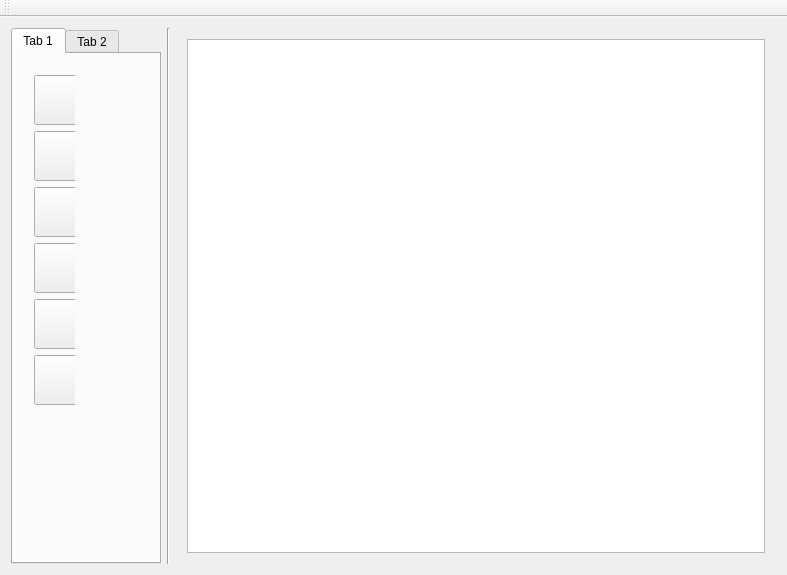
<?xml version="1.0" encoding="UTF-8"?>
<ui version="4.0">
 <class>MainWindow</class>
 <widget class="QMainWindow" name="MainWindow">
  <property name="geometry">
   <rect>
    <x>0</x>
    <y>0</y>
    <width>783</width>
    <height>575</height>
   </rect>
  </property>
  <property name="windowTitle">
   <string>TerrainBuilder</string>
  </property>
  <property name="windowIcon">
   <iconset resource="resource.qrc">
    <normaloff>:/icon/resource/image/earth.ico</normaloff>:/icon/resource/image/earth.ico</iconset>
  </property>
  <widget class="QWidget" name="centralWidget">
   <layout class="QHBoxLayout" name="horizontalLayout">
    <item>
     <widget class="QTabWidget" name="tabWidget">
      <property name="minimumSize">
       <size>
        <width>150</width>
        <height>0</height>
       </size>
      </property>
      <property name="maximumSize">
       <size>
        <width>200</width>
        <height>16777215</height>
       </size>
      </property>
      <widget class="QWidget" name="tab">
       <attribute name="title">
        <string>Tab 1</string>
       </attribute>
       <widget class="QWidget" name="layoutWidget">
        <property name="geometry">
         <rect>
          <x>10</x>
          <y>10</y>
          <width>52</width>
          <height>351</height>
         </rect>
        </property>
        <layout class="QVBoxLayout" name="verticalLayout">
         <item>
          <widget class="QPushButton" name="select_BT">
           <property name="minimumSize">
            <size>
             <width>50</width>
             <height>50</height>
            </size>
           </property>
           <property name="maximumSize">
            <size>
             <width>50</width>
             <height>50</height>
            </size>
           </property>
           <property name="styleSheet">
            <string notr="true">background-image: url(:/icon/resource/image/simple.ico);</string>
           </property>
           <property name="text">
            <string/>
           </property>
          </widget>
         </item>
         <item>
          <widget class="QPushButton" name="connect_BT">
           <property name="minimumSize">
            <size>
             <width>50</width>
             <height>50</height>
            </size>
           </property>
           <property name="maximumSize">
            <size>
             <width>50</width>
             <height>50</height>
            </size>
           </property>
           <property name="styleSheet">
            <string notr="true">background-image: url(:/icon/resource/image/double.ico);</string>
           </property>
           <property name="text">
            <string/>
           </property>
          </widget>
         </item>
         <item>
          <widget class="QPushButton" name="type1_BT">
           <property name="minimumSize">
            <size>
             <width>50</width>
             <height>50</height>
            </size>
           </property>
           <property name="maximumSize">
            <size>
             <width>50</width>
             <height>50</height>
            </size>
           </property>
           <property name="styleSheet">
            <string notr="true">background-image: url(:/icon/resource/image/mounBT_1.ico);</string>
           </property>
           <property name="text">
            <string/>
           </property>
          </widget>
         </item>
         <item>
          <widget class="QPushButton" name="tpye2_BT">
           <property name="minimumSize">
            <size>
             <width>50</width>
             <height>50</height>
            </size>
           </property>
           <property name="maximumSize">
            <size>
             <width>50</width>
             <height>50</height>
            </size>
           </property>
           <property name="styleSheet">
            <string notr="true">background-image: url(:/icon/resource/image/mounBT_2.ico);</string>
           </property>
           <property name="text">
            <string/>
           </property>
          </widget>
         </item>
         <item>
          <widget class="QPushButton" name="type3_BT">
           <property name="minimumSize">
            <size>
             <width>50</width>
             <height>50</height>
            </size>
           </property>
           <property name="maximumSize">
            <size>
             <width>50</width>
             <height>50</height>
            </size>
           </property>
           <property name="styleSheet">
            <string notr="true">background-image: url(:/icon/resource/image/mounBT_3.ico);</string>
           </property>
           <property name="text">
            <string/>
           </property>
          </widget>
         </item>
         <item>
          <widget class="QPushButton" name="type4_BT">
           <property name="minimumSize">
            <size>
             <width>50</width>
             <height>50</height>
            </size>
           </property>
           <property name="maximumSize">
            <size>
             <width>50</width>
             <height>50</height>
            </size>
           </property>
           <property name="styleSheet">
            <string notr="true">background-image: url(:/icon/resource/image/mounBT_4.ico);</string>
           </property>
           <property name="text">
            <string/>
           </property>
          </widget>
         </item>
        </layout>
       </widget>
      </widget>
      <widget class="QWidget" name="tab_2">
       <attribute name="title">
        <string>Tab 2</string>
       </attribute>
      </widget>
     </widget>
    </item>
    <item>
     <widget class="Line" name="line">
      <property name="orientation">
       <enum>Qt::Vertical</enum>
      </property>
     </widget>
    </item>
    <item>
     <widget class="QWidget" name="widget" native="true">
      <property name="minimumSize">
       <size>
        <width>600</width>
        <height>500</height>
       </size>
      </property>
      <layout class="QGridLayout" name="gridLayout">
       <item row="0" column="0">
        <widget class="MainView" name="mainView"/>
       </item>
      </layout>
     </widget>
    </item>
   </layout>
  </widget>
  <widget class="QMenuBar" name="menuBar">
   <property name="geometry">
    <rect>
     <x>0</x>
     <y>0</y>
     <width>783</width>
     <height>23</height>
    </rect>
   </property>
  </widget>
  <widget class="QToolBar" name="mainToolBar">
   <attribute name="toolBarArea">
    <enum>TopToolBarArea</enum>
   </attribute>
   <attribute name="toolBarBreak">
    <bool>false</bool>
   </attribute>
  </widget>
 </widget>
 <layoutdefault spacing="6" margin="11"/>
 <customwidgets>
  <customwidget>
   <class>MainView</class>
   <extends>QGraphicsView</extends>
   <header>mainview.h</header>
  </customwidget>
 </customwidgets>
 <resources>
  <include location="resource.qrc"/>
 </resources>
 <connections/>
</ui>
